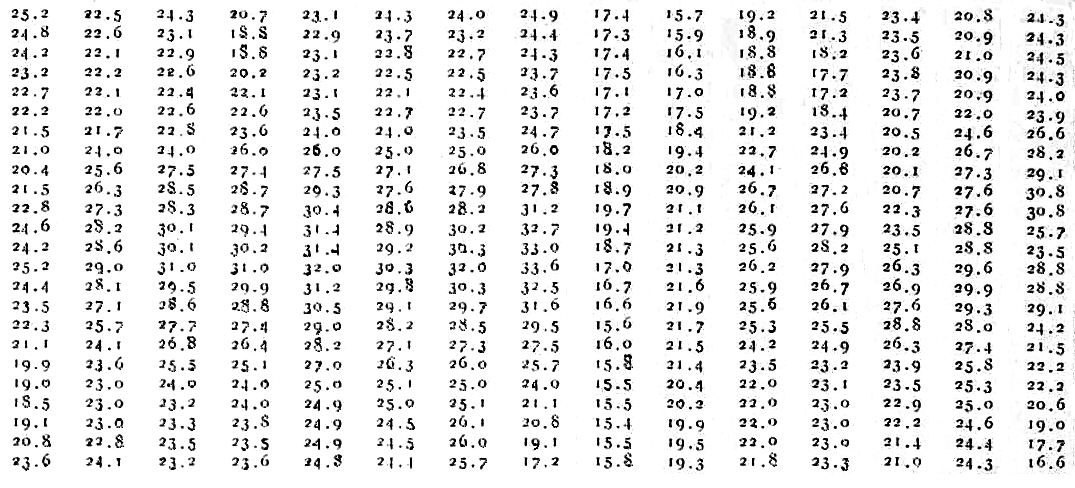
#> input picture mejorado.png, 1075 x 488 px, found by its file name
$ python contornos.py
#> lines starting #> are read from the running program, lines starting #| are printed output that depends on the picture; after the words box and inside, x2 and y2 are one past the last pixel; in counts of white or black regions, pixels touching at a corner belong together
import cv2
import matplotlib.pyplot as plt
import numpy as np
from PIL import Image

#-----------Lectura de imagen previamente mejorada en Paint (mejorado.png), copia y transformación a escala de grises

image= cv2.imread('C:\\Users\\Ezequiel\\Desktop\\proyecto\\planillas_y_resultados\\mejorado.png')
#> image is the input picture: shape (488, 1075, 3); min 0, max 255, mean 233.6
original=image.copy()
gray=cv2.cvtColor(original,cv2.COLOR_BGR2GRAY)
threshold_aplicado,thresholded_image=cv2.threshold(gray,0,255,cv2.THRESH_BINARY_INV + cv2.THRESH_OTSU)
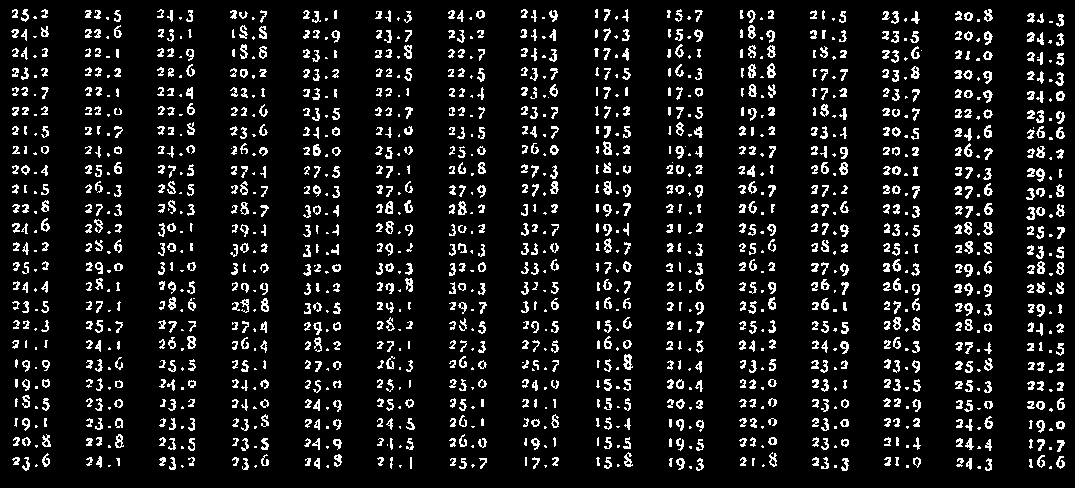
#> thresholded_image: shape (488, 1075); 9.2% white in thin lines or dots
#> threshold_aplicado = 150

#-----------Detección de contornos (cnts)

cnts=cv2.findContours(thresholded_image,cv2.RETR_EXTERNAL,cv2.CHAIN_APPROX_SIMPLE)
#> cnts = 1453 contours, 667 with area under 20; largest, box (x1, y1, x2, y2) and area: (623, 354, 633, 370) 86, (767, 63, 776, 78) 81, (603, 141, 612, 155) 78, (187, 336, 196, 349) 77, (983, 222, 993, 235) 77
cnts=cnts[0] if len(cnts) == 2 else cnts[1] #(findContours devuelve contours y hierarchy)

#-----------Si longitud de contorno es igual o mayor a 4, se guarda en la lista 'imagenes' (pequeño ahorro en la corrección de los píxeles de la imagen)
imagenes=[]
for c in cnts:
    if len(c)>3:
        imagenes.append(c)
#> this loop made 1453 passes
#> c on passes 4, 5, 11: [[906, 465], [906, 467], [908, 467], [908, 465]], [[834, 465], [834, 467], [836, 467], [836, 465]], [[108, 465], [108, 466], [109, 466], [110, 465]]
#> after the loop, imagenes = 1440 contours, 654 with area under 20; largest, box (x1, y1, x2, y2) and area: (623, 354, 633, 370) 86, (767, 63, 776, 78) 81, (603, 141, 612, 155) 78, (187, 336, 196, 349) 77, (983, 222, 993, 235) 77

#-----------'limites' es una lista que marca minimo y maximo en el eje x de las columnas con datos. Por lo tanto, cada 'lim' del primer bucle
#------------representa una columna de las 15 que hay. Imaginá que el bucle empieza con la primera columna (0,60):

ROI_number=0
limites=[(0,60),(60,135),(135,210),(210,285),(285,360),(360,435),(435,505),(505,580),(580,650),(650,725),(725,795),(795,870),(870,940),(940,1010),(1010,1074)]
for lim in limites:
    columna=[]
#----------El siguiente bucle, lo que hace es asociar cada imagen de 'imagenes' con su coordenada más al noroeste (valor más bajo del eje x y del eje y), de modo que
#----------cada imagen queda asociada a 1 coordenada. Cada coordenada y su imagen, es guardada en la lista 'columna'
    for l,c in zip(range(len(imagenes)),imagenes):
        ejex=[imagenes[l][i][0][0] for i in range(len(c))]
        minimo_x=min(ejex)
        ejey=[imagenes[l][i][0][1] for i in range(len(c))]
        minimo_y=min(ejey)
        if minimo_x>lim[0] and minimo_x<lim[1]:
            coordenadas_minimas=[minimo_x,minimo_y],[imagenes[l]]
            columna.append(coordenadas_minimas)
#--------Ahora, los elementos de la lista 'columna' son ordenados de acuerdo a sus coordenadas en el eje y (de menor a mayor, es decir de arriba hacia abajo)
    columna=sorted(columna,key=lambda x:x[0][1])
#--------Con la lista 'columna' ya ordenada, los elementos son agrupados en grupos de 4, donde cada grupo representa un número completo (ej: 24.5)
    definitivo=[]
    first=0
    last=4
    while last <97:
#---------Ahora dentro de cada grupo, los elementos son ordenados de izquierda a derecha en 'linea' (eje x), y cada elemento del grupo es guardado en la lista 'definitivo'
        linea=sorted(columna[first:last],key=lambda x:x[0][0])
        for digito in linea:
            definitivo.append(digito)
        first +=4
        last +=4
#--------Finalmente, cada elemento en la lista 'definitivo' es definido en la imagen de la planilla de acuerdo a sus contornos, la sub-imagen es guardada con el nombre
#--------de 'ROI_number', donde number empieza con 0 y termina en total con 1439 sub-imágenes. Finalmente, el bucle sigue con la segunda columna y asi sucesivamente.
    for elemento in definitivo:
        x,y,w,h=cv2.boundingRect(elemento[1][0])
        cv2.rectangle(image,(x,y),(x+w,y+h),(255,0,0),1)
        ROI=original[y:y+h,x:x+w]
        cv2.imwrite('ROI_{}.png'.format(ROI_number),ROI)
        ROI_number +=1
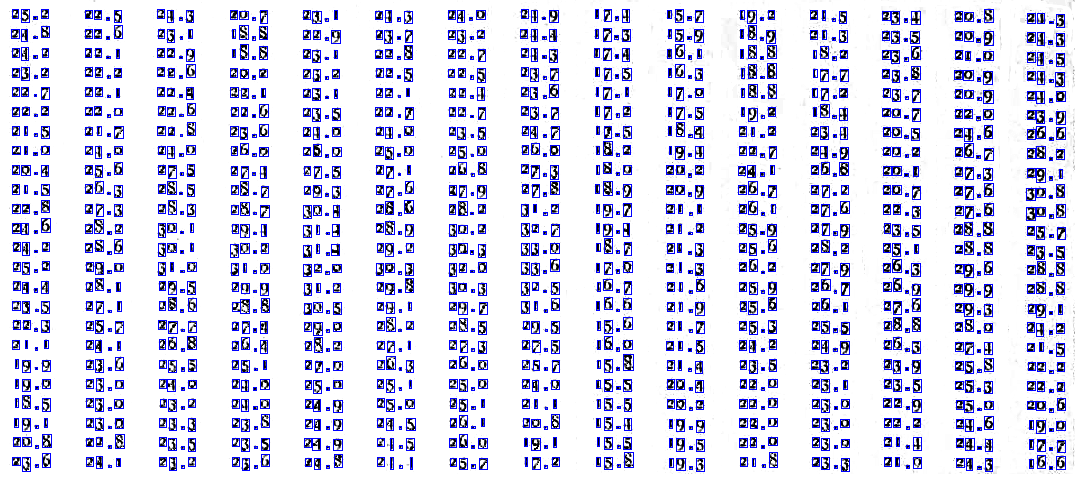
#> image: shape (488, 1075, 3); 8.15% of pixels changed, all inside (x1, y1, x2, y2) = (11, 9, 1066, 472)
#> after the loop, ROI_number = 1440

plt.matshow(image)
plt.show()
